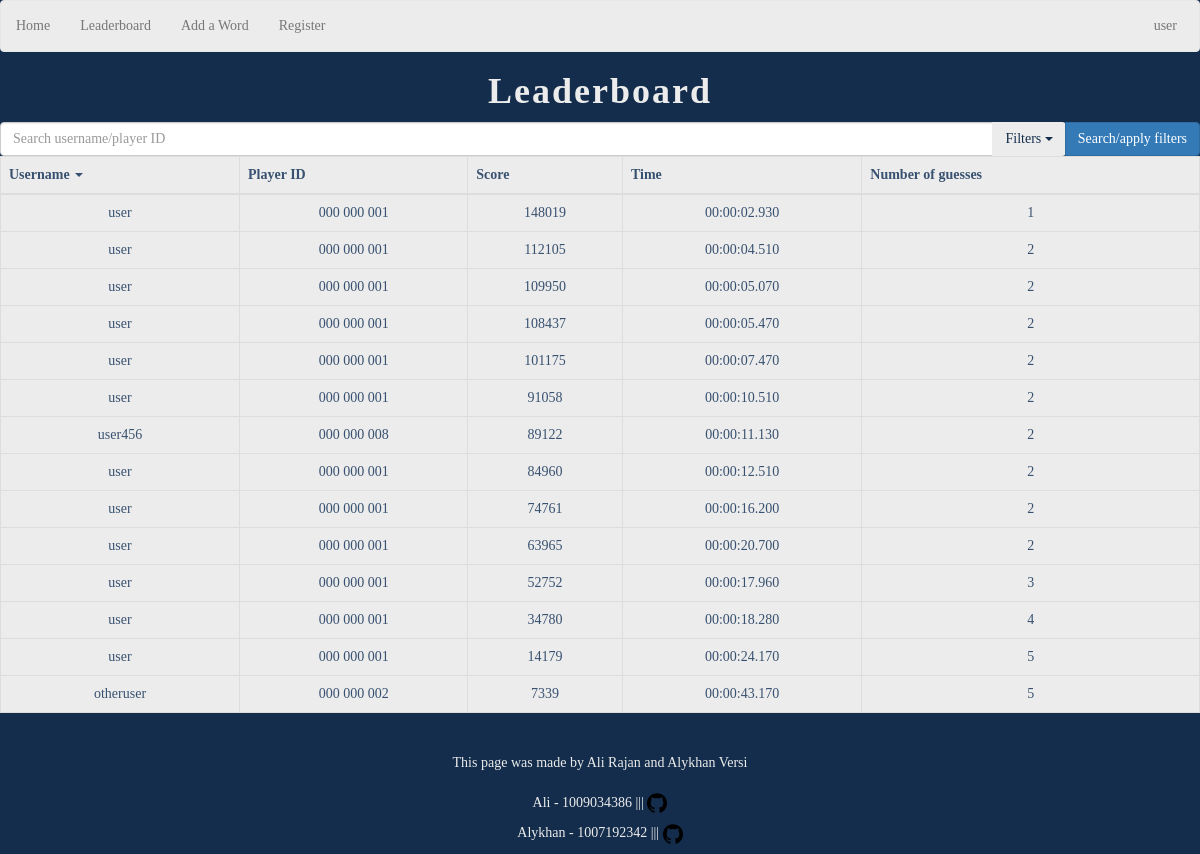
/leaderboard (signed in), run on the app's committed database.
### database_handler.py (models this page shows, shortened)
class Player(database.Model):
    id = database.Column(database.Integer, primary_key=True, autoincrement=True)
    username = database.Column(database.Text, nullable=False)
    password_hash = database.Column(database.Text, nullable=False)

class Leaderboard(database.Model):
    id = database.Column(database.Integer, primary_key=True, autoincrement=True)
    player_id = database.Column(database.Integer, database.ForeignKey("player.id"), nullable=False)
    score = database.Column(database.Integer, database.CheckConstraint("score >= 0"), nullable=False)
    time = database.Column(database.Text, nullable=False)
    guesses = database.Column(database.Integer, database.CheckConstraint("guesses > 0"), nullable=False)

### main.py (the view)
@app.route("/leaderboard")
def leaderboard():
    entries = get_leaderboard_entries()
    return render_template("leaderboard.html", leaderboard_entries=entries, username_text=get_username_text())

### database_handler.py (called while the page is built)
def get_username(player_id: int) -> str:
    player = Player.query.filter_by(id=player_id).first()
    if not player:
        return ""
    return player.username

def get_leaderboard_entries() -> list[Leaderboard]:
    entries = Leaderboard.query.order_by(desc(Leaderboard.score)).all()
    return entries

### main.py (called while the page is built)
@app.template_filter()
def username_filter(player_id: int) -> str:
    return get_username(player_id)

@app.template_filter()
def player_id_filter(player_id: int) -> str:
    formatted_str = "%09d" % player_id
    spaced_str = formatted_str[:3] + " " + formatted_str[3: 6] + " " + formatted_str[6: 9]
    return spaced_str

def get_username_text() -> str:
    player_id = session.get("user_id", None)
    if player_id:
        username = get_username(player_id)
    else:
        username = "Not logged in"
    return username

### templates/leaderboard.html (shortened to what this page needs)
{% extends "navigation.html" %}
{% block content %}
    <h1>Leaderboard</h1>
    <form action="/leaderboard/search" method="POST">
        <div class="input-group mb-3">
            <input type="text" class="form-control" placeholder="Search username/player ID">
            <div class="input-group-btn">
                <button class="btn btn-outline-secondary dropdown-toggle" type="button" data-toggle="dropdown"
                aria-haspopup="true" aria-expanded="false">
                    Filters
                    <span class="caret"></span>
                </button>
                <button class="btn btn-primary dropdown-toggle" type="submit">Search/apply filters</button>
            </div>
        </div>
    </form>
    <table class="table table-bordered table-hover">
        <thead>
            <tr>
                <th class="th-sm">Username <span class="caret"></span></th>
                <th class="th-sm">Player ID</th>
                <th class="th-sm">Score</th>
                <th class="th-sm">Time</th>
                <th class="th-sm">Number of guesses</th>
            </tr>
        </thead>
        <tbody>
            {% for entry in leaderboard_entries %}
            <tr>
                <td>{{ entry.player_id | username_filter }}</td>
                <td>{{ entry.player_id | player_id_filter }}</td>
                <td>{{ entry.score }}</td>
                <td>{{ entry.time }}</td>
                <td>{{ entry.guesses }}</td>
            </tr>
            {% endfor %}
        </tbody>
    </table>
{% endblock %}

### templates/navigation.html (shortened to what this page needs)
<!DOCTYPE html>
<html>
<head>
    <link rel="stylesheet" href="https://maxcdn.bootstrapcdn.com/bootstrap/3.4.1/css/bootstrap.min.css">
    <link rel="stylesheet" href="{{ url_for('static', filename='css/style.css') }}">
</head>
<body>
    <nav class="navbar navbar-default">
        <ul class="nav navbar-nav">
            <li class="nav-item"><a href="{{ url_for('home') }}">Home</a></li>
            <li class="nav-item"><a href="{{ url_for('leaderboard') }}">Leaderboard</a></li>
            <li class="nav-item"><a href="{{ url_for('add_word') }}">Add a Word</a></li>
            <li class="nav-item"><a href="{{ url_for('register') }}">Register</a></li>
        </ul>
        <ul class="nav navbar-nav navbar-right">
            <li class="nav-item"><a>{{ username_text }}</a></li>
        </ul>
    </nav>
    {% block content %}
    {% endblock %}
</body>
<footer class="text-center text-white fixed-bottom">
    <br>
    <div class="text-center p-3">
        This page was made by Ali Rajan and Alykhan Versi
    </div>
    <br>
      <p class="text-white" >Ali - 1009034386 ||| <a href="https://github.com/ali-rajan"><img src="../static/images/githubicon.png" alt="github-icon" id="github-icon"></a></p>
      <p class="text-white" >Alykhan - 1007192342 ||| <a href="https://github.com/alykhan02"><img src="../static/images/githubicon.png" alt="github-icon" id="github-icon"></a></p>
</footer>

### static/css/style.css (style rules this page uses)
body { font-family: "Georgia", "Century Schoolbook"; text-align: center; color: #ececec; background-color: #142d4c; }
.navbar { background-color: #ececec; color: #385170; }
.navbar-right { margin-right: 0.5em; }
input { color: #142d4c; background-color: #ececec; }
button { color: #142d4c; background-color: #ececec; }
h1 { font-size: 36px; font-weight: bold; letter-spacing: 2px; }
#github-icon { width: 20px; height: 20px; }
.table { background-color: #ececec; color: #385170; }

### data on the page
Player: username "user"
Leaderboard: player_id|username_filter "user", player_id|player_id_filter "000 000 001", score "148019", time "00:00:02.930", guesses "1"
Leaderboard: player_id|username_filter "user", player_id|player_id_filter "000 000 001", score "112105", time "00:00:04.510", guesses "2"
Leaderboard: player_id|username_filter "user", player_id|player_id_filter "000 000 001", score "109950", time "00:00:05.070", guesses "2"
Leaderboard: player_id|username_filter "user", player_id|player_id_filter "000 000 001", score "108437", time "00:00:05.470", guesses "2"
Leaderboard: player_id|username_filter "user", player_id|player_id_filter "000 000 001", score "101175", time "00:00:07.470", guesses "2"
Leaderboard: player_id|username_filter "user", player_id|player_id_filter "000 000 001", score "91058", time "00:00:10.510", guesses "2"
Leaderboard: player_id|username_filter "user456", player_id|player_id_filter "000 000 008", score "89122", time "00:00:11.130", guesses "2"
Leaderboard: player_id|username_filter "user", player_id|player_id_filter "000 000 001", score "84960", time "00:00:12.510", guesses "2"
Leaderboard: player_id|username_filter "user", player_id|player_id_filter "000 000 001", score "74761", time "00:00:16.200", guesses "2"
Leaderboard: player_id|username_filter "user", player_id|player_id_filter "000 000 001", score "63965", time "00:00:20.700", guesses "2"
Leaderboard: player_id|username_filter "user", player_id|player_id_filter "000 000 001", score "52752", time "00:00:17.960", guesses "3"
Leaderboard: player_id|username_filter "user", player_id|player_id_filter "000 000 001", score "34780", time "00:00:18.280", guesses "4"
Leaderboard: player_id|username_filter "user", player_id|player_id_filter "000 000 001", score "14179", time "00:00:24.170", guesses "5"
Leaderboard: player_id|username_filter "otheruser", player_id|player_id_filter "000 000 002", score "7339", time "00:00:43.170", guesses "5"
